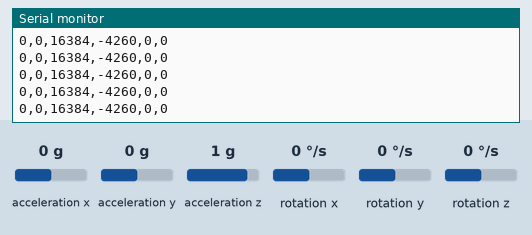
This sketch was run on a simulated Arduino Uno, built with avr-gcc and run on an emulated ATmega328P. On the bench: the last lines printed to the serial monitor. Wiring (inferred from the names in the program): MPU-6050 motion sensor at I2C address 0x68. The inputs (shaded band) are chosen by the test bench; at power-on: rotation y 0 °/s, acceleration x 0 g, acceleration y 0 g, acceleration z 1 g, rotation x 0 °/s, rotation z 0 °/s.

Above: at 13.2 s.
13.3 s: rotation y set to 6 °/s
At 13.9 s:
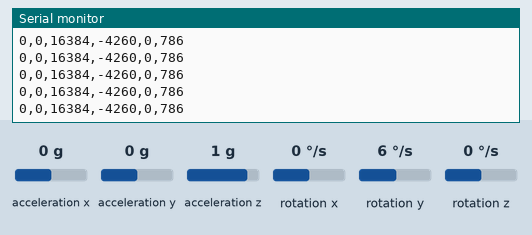
14.8 s: rotation y set to 9 °/s
At 15.3 s:
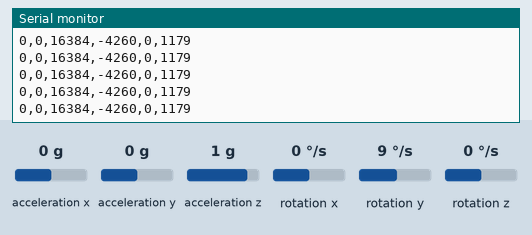
Timing chart, 0 to 17.3 s (numbered marks = the images above; inputs shaded):
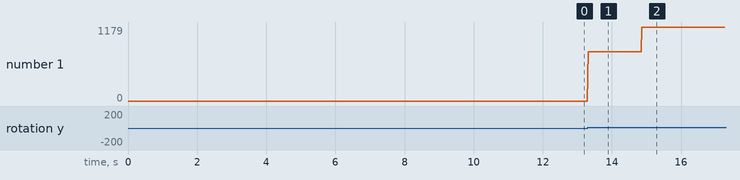

The sketch:

Acel.ino
```cpp
// MPU-6050 Short Example Sketch
// By Arduino User JohnChi
// August 17, 2014
// Public Domain
#include<Wire.h>
const int MPU=0x68;  // I2C address of the MPU-6050
int16_t AcX,AcY,AcZ,GyX,GyY,GyZ;
void setup(){
  Wire.begin();
  Wire.beginTransmission(MPU);
  Wire.write(0x6B);  // PWR_MGMT_1 register
  Wire.write(0);     // set to zero (wakes up the MPU-6050)
  Wire.endTransmission(true);
  Serial.begin(9600);
}

String acString;
void loop(){
  Wire.beginTransmission(MPU);
  Wire.write(0x3B);  // starting with register 0x3B (ACCEL_XOUT_H)
  Wire.endTransmission(false);
  Wire.requestFrom(MPU,14,true);  // request a total of 14 registers
  AcX=Wire.read()<<8|Wire.read();  // 0x3B (ACCEL_XOUT_H) & 0x3C (ACCEL_XOUT_L)
  AcY=Wire.read()<<8|Wire.read();  // 0x3D (ACCEL_YOUT_H) & 0x3E (ACCEL_YOUT_L)
  AcZ=Wire.read()<<8|Wire.read();  // 0x3F (ACCEL_ZOUT_H) & 0x40 (ACCEL_ZOUT_L)
  GyX=Wire.read()<<8|Wire.read();  // 0x43 (GYRO_XOUT_H) & 0x44 (GYRO_XOUT_L)
  GyY=Wire.read()<<8|Wire.read();  // 0x45 (GYRO_YOUT_H) & 0x46 (GYRO_YOUT_L)
  GyZ=Wire.read()<<8|Wire.read();  // 0x47 (GYRO_ZOUT_H) & 0x48 (GYRO_ZOUT_L)

  acString = String(AcX) + "," +
             String(AcY) + "," +
             String(AcZ) + "," +
             String(GyX) + "," +
             String(GyY) + "," +
             String(GyZ);

   Serial.println(acString);

  delay(20);
}
```

Measured:
- after the input at 13.3 s, the serial monitor: prints a new line at once (image 1)
- after the input at 14.8 s, the serial monitor: prints a new line after 0.07 s (image 2)
- plotted number 1: 0 → 786 after the input at 13.3 s, 786 → 1179 after the input at 14.8 s
